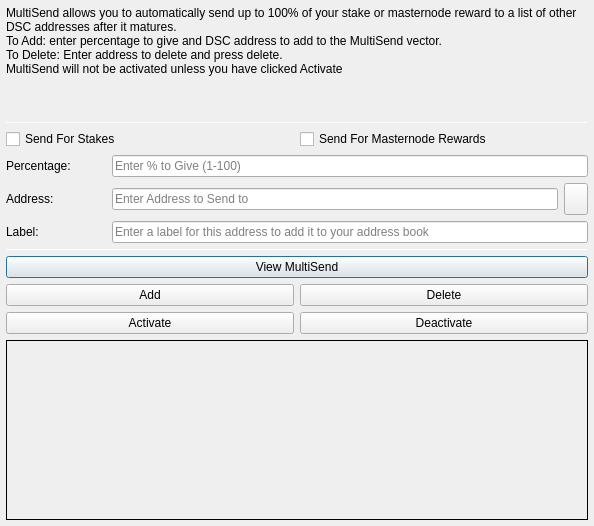
<?xml version="1.0" encoding="UTF-8"?>
<ui version="4.0">
 <class>MultiSendDialog</class>
 <widget class="QDialog" name="MultiSendDialog">
  <property name="windowModality">
   <enum>Qt::NonModal</enum>
  </property>
  <property name="geometry">
   <rect>
    <x>0</x>
    <y>0</y>
    <width>594</width>
    <height>526</height>
   </rect>
  </property>
  <property name="windowTitle">
   <string>MultiSend</string>
  </property>
  <layout class="QVBoxLayout" name="verticalLayout" stretch="0">
   <property name="leftMargin">
    <number>6</number>
   </property>
   <property name="topMargin">
    <number>6</number>
   </property>
   <property name="rightMargin">
    <number>6</number>
   </property>
   <property name="bottomMargin">
    <number>6</number>
   </property>
   <item>
    <layout class="QVBoxLayout" name="verticalLayout_Main" stretch="1,1,1,0,1,1,1">
     <item>
      <widget class="QLabel" name="label_2">
       <property name="lineWidth">
        <number>1</number>
       </property>
       <property name="text">
        <string>MultiSend allows you to automatically send up to 100% of your stake or masternode reward to a list of other DSC addresses after it matures.
To Add: enter percentage to give and DSC address to add to the MultiSend vector.
To Delete: Enter address to delete and press delete.
MultiSend will not be activated unless you have clicked Activate</string>
       </property>
       <property name="alignment">
        <set>Qt::AlignLeading|Qt::AlignLeft|Qt::AlignTop</set>
       </property>
       <property name="wordWrap">
        <bool>true</bool>
       </property>
      </widget>
     </item>
     <item>
      <widget class="Line" name="line">
       <property name="minimumSize">
        <size>
         <width>0</width>
         <height>1</height>
        </size>
       </property>
       <property name="maximumSize">
        <size>
         <width>16777215</width>
         <height>1</height>
        </size>
       </property>
       <property name="orientation">
        <enum>Qt::Horizontal</enum>
       </property>
      </widget>
     </item>
     <item>
      <layout class="QVBoxLayout" name="verticalLayout_Settings">
       <item>
        <layout class="QHBoxLayout" name="horizontalLayout">
         <item>
          <widget class="QCheckBox" name="multiSendStakeCheckBox">
           <property name="text">
            <string>Send For Stakes</string>
           </property>
          </widget>
         </item>
         <item>
          <widget class="QCheckBox" name="multiSendMasternodeCheckBox">
           <property name="text">
            <string>Send For Masternode Rewards</string>
           </property>
          </widget>
         </item>
        </layout>
       </item>
       <item>
        <layout class="QHBoxLayout" name="horizontalLayout_6">
         <item>
          <widget class="QLabel" name="label">
           <property name="minimumSize">
            <size>
             <width>100</width>
             <height>0</height>
            </size>
           </property>
           <property name="toolTip">
            <string>Percentage of stake to send</string>
           </property>
           <property name="text">
            <string>Percentage:</string>
           </property>
          </widget>
         </item>
         <item>
          <widget class="QLineEdit" name="multiSendPercentEdit">
           <property name="toolTip">
            <string>Enter whole numbers 1 - 100</string>
           </property>
           <property name="placeholderText">
            <string>Enter % to Give (1-100)</string>
           </property>
          </widget>
         </item>
        </layout>
       </item>
       <item>
        <layout class="QHBoxLayout" name="horizontalLayout_7">
         <item>
          <widget class="QLabel" name="label_5">
           <property name="minimumSize">
            <size>
             <width>100</width>
             <height>0</height>
            </size>
           </property>
           <property name="toolTip">
            <string>Address to send portion of stake to</string>
           </property>
           <property name="text">
            <string>Address:</string>
           </property>
          </widget>
         </item>
         <item>
          <widget class="QLineEdit" name="multiSendAddressEdit">
           <property name="toolTip">
            <string/>
           </property>
           <property name="placeholderText">
            <string>Enter Address to Send to</string>
           </property>
          </widget>
         </item>
         <item>
          <widget class="QToolButton" name="addressBookButton">
           <property name="maximumSize">
            <size>
             <width>16777215</width>
             <height>32</height>
            </size>
           </property>
           <property name="toolTip">
            <string>Choose an address from the address book</string>
           </property>
           <property name="text">
            <string/>
           </property>
           <property name="icon">
            <iconset resource="../dsc.qrc">
             <normaloff>:/icons/address-book</normaloff>:/icons/address-book</iconset>
           </property>
           <property name="shortcut">
            <string>Alt+A</string>
           </property>
          </widget>
         </item>
        </layout>
       </item>
      </layout>
     </item>
     <item>
      <layout class="QHBoxLayout" name="horizontalLayout_3">
       <item>
        <widget class="QLabel" name="label_3">
         <property name="minimumSize">
          <size>
           <width>100</width>
           <height>0</height>
          </size>
         </property>
         <property name="text">
          <string>Label:</string>
         </property>
        </widget>
       </item>
       <item>
        <widget class="QLineEdit" name="labelAddressLabelEdit">
         <property name="placeholderText">
          <string>Enter a label for this address to add it to your address book</string>
         </property>
        </widget>
       </item>
      </layout>
     </item>
     <item>
      <widget class="Line" name="line_2">
       <property name="minimumSize">
        <size>
         <width>0</width>
         <height>1</height>
        </size>
       </property>
       <property name="maximumSize">
        <size>
         <width>16777215</width>
         <height>1</height>
        </size>
       </property>
       <property name="orientation">
        <enum>Qt::Horizontal</enum>
       </property>
      </widget>
     </item>
     <item>
      <layout class="QVBoxLayout" name="verticalLayout_Buttons">
       <item>
        <layout class="QHBoxLayout" name="horizontalLayout_4">
         <item>
          <widget class="QPushButton" name="viewButton">
           <property name="toolTip">
            <string/>
           </property>
           <property name="statusTip">
            <string>View MultiSend Vector</string>
           </property>
           <property name="text">
            <string>View MultiSend</string>
           </property>
          </widget>
         </item>
        </layout>
       </item>
       <item>
        <layout class="QHBoxLayout" name="horizontalLayout_2">
         <item>
          <widget class="QPushButton" name="addButton">
           <property name="toolTip">
            <string/>
           </property>
           <property name="statusTip">
            <string>Add to MultiSend Vector</string>
           </property>
           <property name="text">
            <string>Add</string>
           </property>
          </widget>
         </item>
         <item>
          <widget class="QPushButton" name="deleteButton">
           <property name="toolTip">
            <string/>
           </property>
           <property name="statusTip">
            <string>Delete Address From MultiSend Vector</string>
           </property>
           <property name="text">
            <string>Delete</string>
           </property>
          </widget>
         </item>
        </layout>
       </item>
       <item>
        <layout class="QHBoxLayout" name="horizontalLayout_5">
         <item>
          <widget class="QPushButton" name="activateButton">
           <property name="statusTip">
            <string>Activate MultiSend</string>
           </property>
           <property name="text">
            <string>Activate</string>
           </property>
          </widget>
         </item>
         <item>
          <widget class="QPushButton" name="disableButton">
           <property name="statusTip">
            <string>Deactivate MultiSend</string>
           </property>
           <property name="text">
            <string>Deactivate</string>
           </property>
          </widget>
         </item>
        </layout>
       </item>
      </layout>
     </item>
     <item>
      <widget class="QLabel" name="message">
       <property name="minimumSize">
        <size>
         <width>0</width>
         <height>180</height>
        </size>
       </property>
       <property name="frameShape">
        <enum>QFrame::Panel</enum>
       </property>
       <property name="frameShadow">
        <enum>QFrame::Plain</enum>
       </property>
       <property name="lineWidth">
        <number>1</number>
       </property>
       <property name="midLineWidth">
        <number>1</number>
       </property>
       <property name="text">
        <string/>
       </property>
       <property name="alignment">
        <set>Qt::AlignLeading|Qt::AlignLeft|Qt::AlignTop</set>
       </property>
       <property name="wordWrap">
        <bool>true</bool>
       </property>
      </widget>
     </item>
    </layout>
   </item>
  </layout>
 </widget>
 <resources>
  <include location="../dsc.qrc"/>
 </resources>
 <connections/>
</ui>
